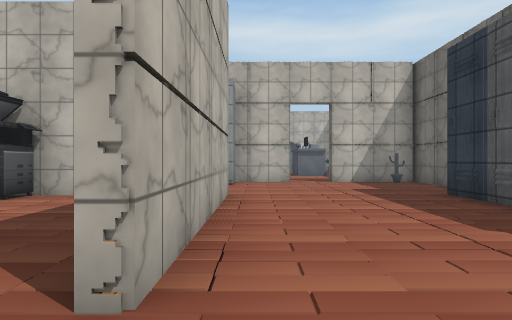
[1] (above)

17 first-person views from a walk through a scene from a Unity 3-D project. The camera is 1.3 m above the floor, looks level and sees 75° across. The floor is counted in squares, 2 m on a side. Each view is taken from the middle of a square. On the plan, view 1 faces up. The plan holds only what a view shows up to about 10 squares ahead; the rest is blank. The place goes on beyond the plan. Door leaves are left out, so doorways stand open. Some surface patterns are stand-ins.

[2]
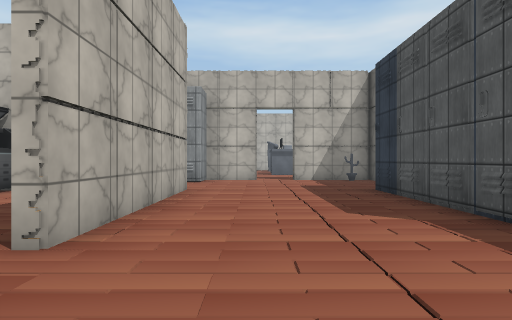

[3]
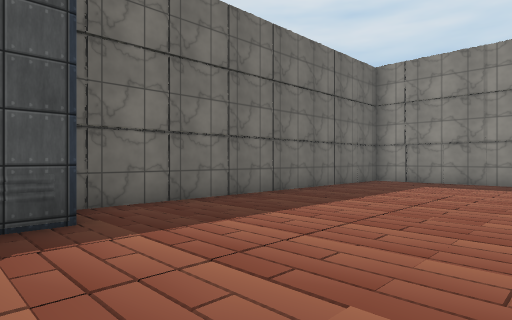

[4]
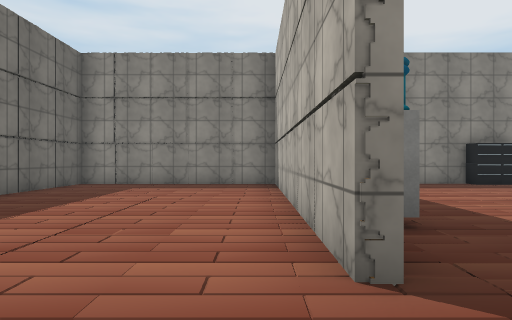

[5]
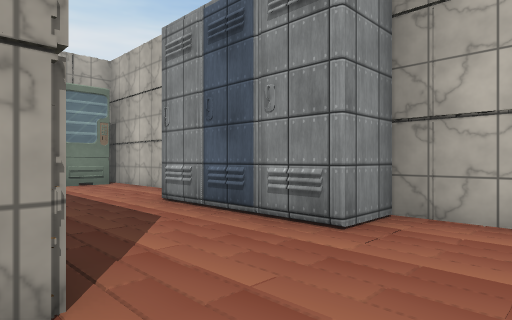

[6]
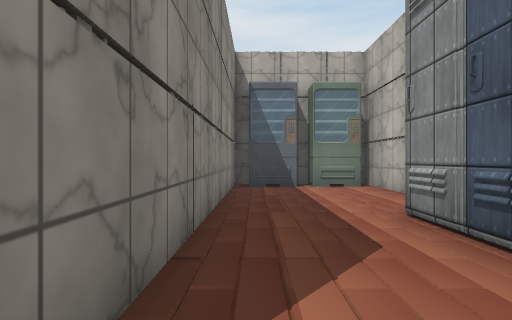

[7]
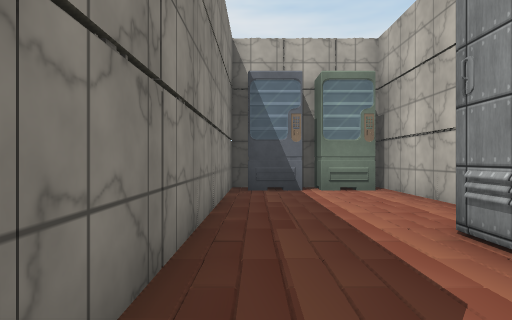

[8]
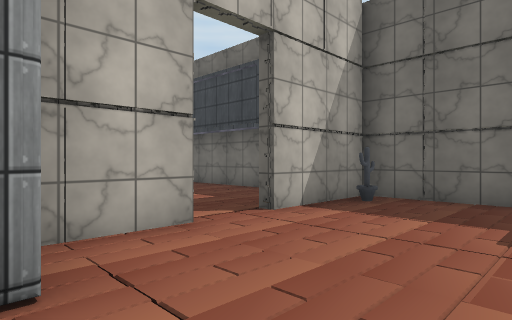

[9]
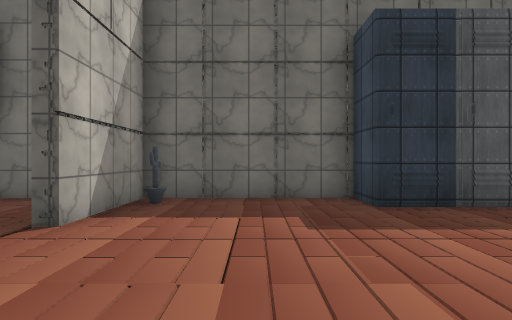

[10]
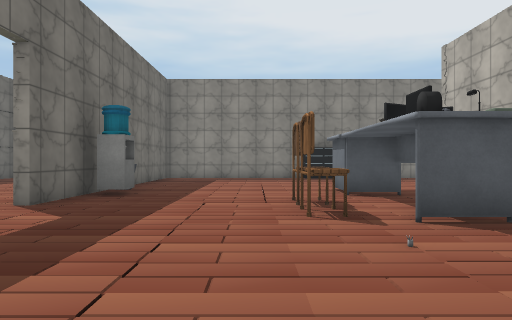

[11]
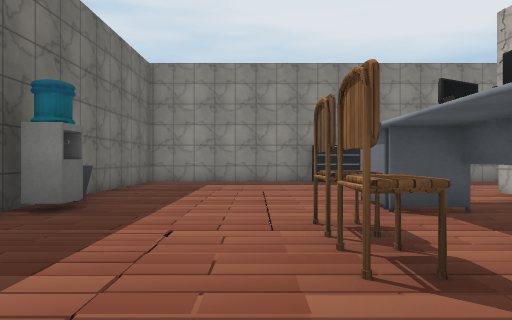

[12]
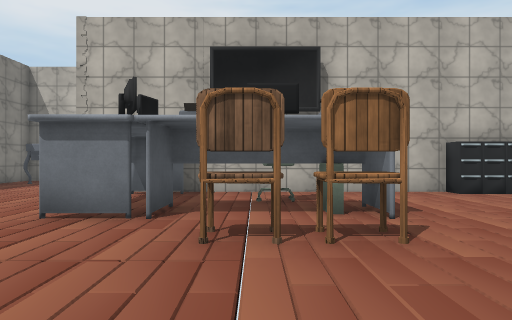

[13]
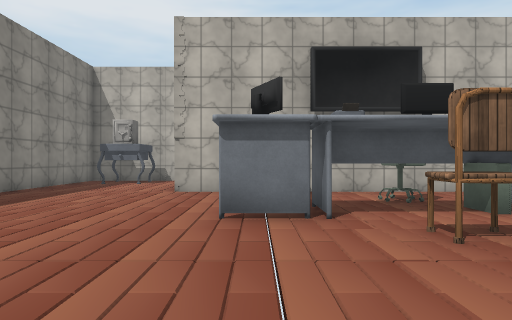

[14]
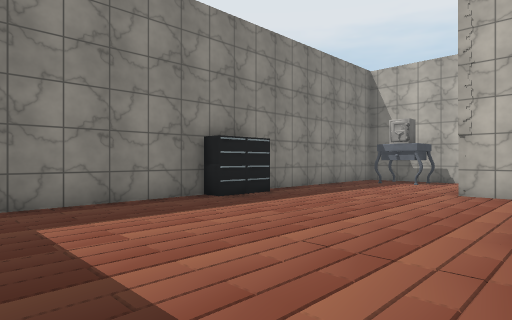

[15]
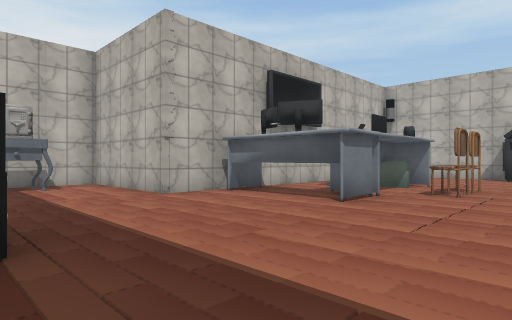

[16]
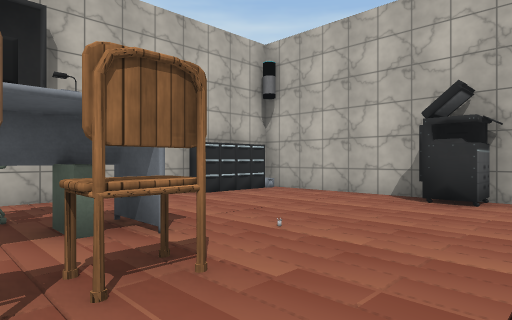

[17]
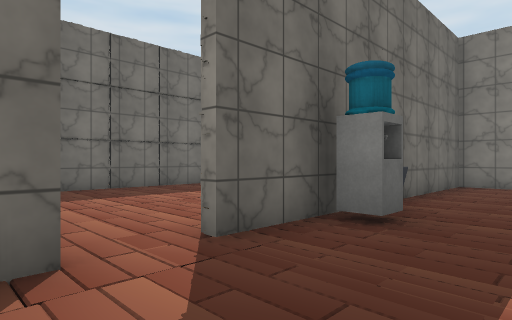

### Floor plan
Points are (right, up) in squares from view 1. A wall is a line through its corners. A room is listed if a view was taken in it or the views show most of it. See-through windows are left out.
Room 1 (views 1, 2, 3, 4, 5, 6, 7, 8, 9)
walls: (1.1, 9.9) (-0.5, 9.9); (4.8, 6.2) (4.8, 9.9) (2.1, 9.9); (-0.5, 0.2) (-0.5, -0.4); (-5.9, 9.9) (-9, 9.9); (4.8, 11.8) (4.8, 13.5); (-0.5, -2.4) (-0.5, -6.8); (-8.8, 6.9) (-8.8, 6.4); (-9.1, 6.4) (-0.5, 6.4) (-0.5, 1.4); (-8.8, 8.5) (-8.8, 8); (-0.6, -7.1) (4.8, -7.1) (4.8, 1.6)
ways out: opening at (0, -1.5) to room 2; open door at (-0.5, 1) to room 2; open door at (1.5, 10)
objects: other object (-8, 7); other object (-8, 9); machine (-4, 6); locker (-4, 9) to (-3, 10); locker (-3, 9) to (-2, 10); locker (-2, 9) to (-1, 10); locker (4, 2) to (4, 3); locker (4, 4); locker (4, 5); locker (4, 6); other object (4, 10)
Room 2 (views 10, 11, 12, 13, 14, 15, 16, 17)
walls: (-5, -7.1) (-0.8, -7.1) (-0.8, -3.1); (-0.8, -0.5) (-0.8, 0.2); (-8.8, 3.5) (-8.8, -3.7) (-12.5, -3.7) (-12.5, -5.8); (-12, -7.1) (-7.9, -7.1); (-5, 6.2) (-8.9, 6.2)
ways out: opening at (0, -1.5) to room 1; open door at (-0.5, 1) to room 1
objects: other object (-12, -6) to (-11, -5); cabinet (-9, 4); cabinet (-9, 5); other object (-8, -2) to (-6, -2); other object (-8, 0) to (-7, 0); cabinet (-7, -7); other object (-7, -1) to (-6, -1); cabinet (-6, -7); other object (-6, 1); chair (-5, 0); chair (-5, 1); other object (-1, -2); other object (-1, -1)

Positions as (right, up) in squares from view 1, and headings:
1: (0, 0), facing up
2: (1, -1), facing up
3: (0, 3), facing down-right
4: (0, 2), facing down
5: (1, 6), facing up-left
6: (0, 7), facing left
7: (-1, 7), facing left
8: (-1, 7), facing up-right
9: (-1, 8), facing right
10: (-4, 5), facing down
11: (-4, 3), facing down
12: (-2, 0), facing left
13: (-2, -2), facing left
14: (-2, -2), facing down-left
15: (-3, -7), facing up-left
16: (-3, 0), facing up-left
17: (-3, 2), facing down-right
